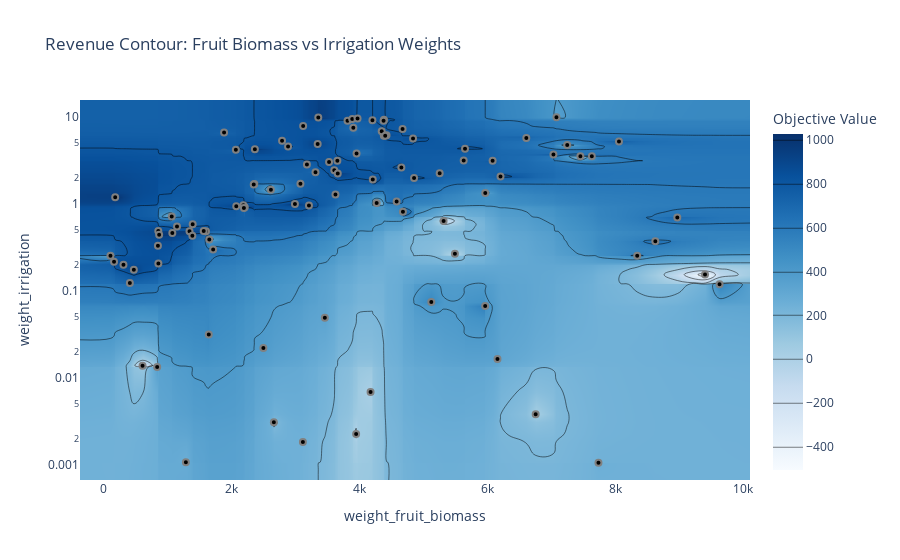

The notebook cell saved with this chart:
### Code cell
# Contour plots for key parameter pairs
try:
    fig = plot_contour(study, params=['weight_fruit_biomass', 'weight_irrigation'])
    fig.update_layout(title='Revenue Contour: Fruit Biomass vs Irrigation Weights')
    fig.show()
except:
    print("Not enough trials for contour plot")
